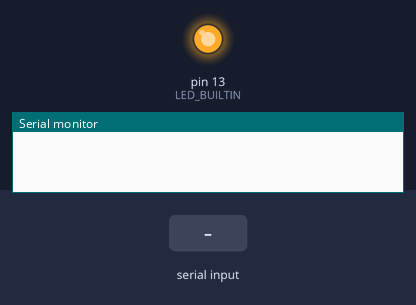
Bench run of a sketch on a simulated Arduino Uno, built with avr-gcc and run on an emulated ATmega328P. Parts: output pins drawn as LEDs (lit = HIGH), the last lines printed to the serial monitor. The test bench sets the inputs (shaded band).

Above: at 1.2 s.
1.3 s: "CLOSE\n" received over Serial
At 1.7 s:
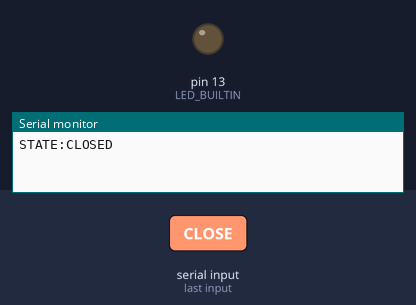
2.8 s: "OPEN\n" received over Serial
At 4.0 s:
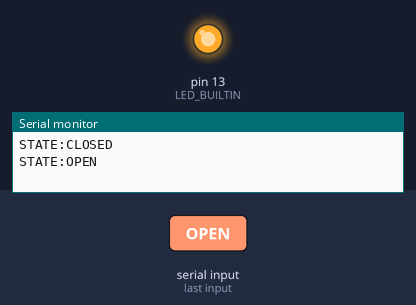
Timing chart, 0 to 5.8 s (numbered marks = the images above; inputs shaded):
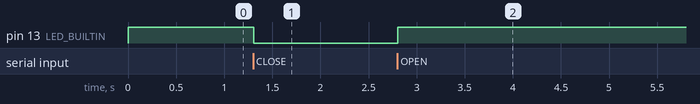

Measured:
- after the input at 1.3 s, pin 13 (LED_BUILTIN): HIGH → LOW at once
- after the input at 2.8 s, pin 13 (LED_BUILTIN): LOW → HIGH at once

The sketch:

pico_payload_test.ino
```cpp
enum PayloadState {
  PAYLOAD_CLOSED = 0,
  PAYLOAD_OPEN = 1,
};

static constexpr unsigned long SERIAL_BAUD = 9600;
static constexpr size_t MAX_COMMAND_LENGTH = 64;

PayloadState currentState = PAYLOAD_OPEN;
String commandBuffer;

void applyStateToLed() {
  digitalWrite(LED_BUILTIN, currentState == PAYLOAD_OPEN ? HIGH : LOW);
}

void sendState() {
  if (currentState == PAYLOAD_OPEN) {
    Serial.println("STATE:OPEN");
    return;
  }

  Serial.println("STATE:CLOSED");
}

void handleCommand(String command) {
  command.trim();
  command.toUpperCase();

  if (command.length() == 0) {
    return;
  }

  if (command == "OPEN") {
    currentState = PAYLOAD_OPEN;
    applyStateToLed();
    sendState();
    return;
  }

  if (command == "CLOSE") {
    currentState = PAYLOAD_CLOSED;
    applyStateToLed();
    sendState();
    return;
  }

  if (command == "STATE?") {
    sendState();
    return;
  }

  Serial.println("ERROR:UNKNOWN_COMMAND");
}

void setup() {
  pinMode(LED_BUILTIN, OUTPUT);
  applyStateToLed();

  Serial.begin(SERIAL_BAUD);
  commandBuffer.reserve(MAX_COMMAND_LENGTH);

  unsigned long startMs = millis();
  while (!Serial && (millis() - startMs) < 2000UL) {
    delay(10);
  }
}

void loop() {
  while (Serial.available() > 0) {
    char incoming = static_cast<char>(Serial.read());

    if (incoming == '\r') {
      continue;
    }

    if (incoming == '\n') {
      handleCommand(commandBuffer);
      commandBuffer = "";
      continue;
    }

    if (commandBuffer.length() >= MAX_COMMAND_LENGTH) {
      commandBuffer = "";
      Serial.println("ERROR:COMMAND_TOO_LONG");
      continue;
    }

    commandBuffer += incoming;
  }
}
```
